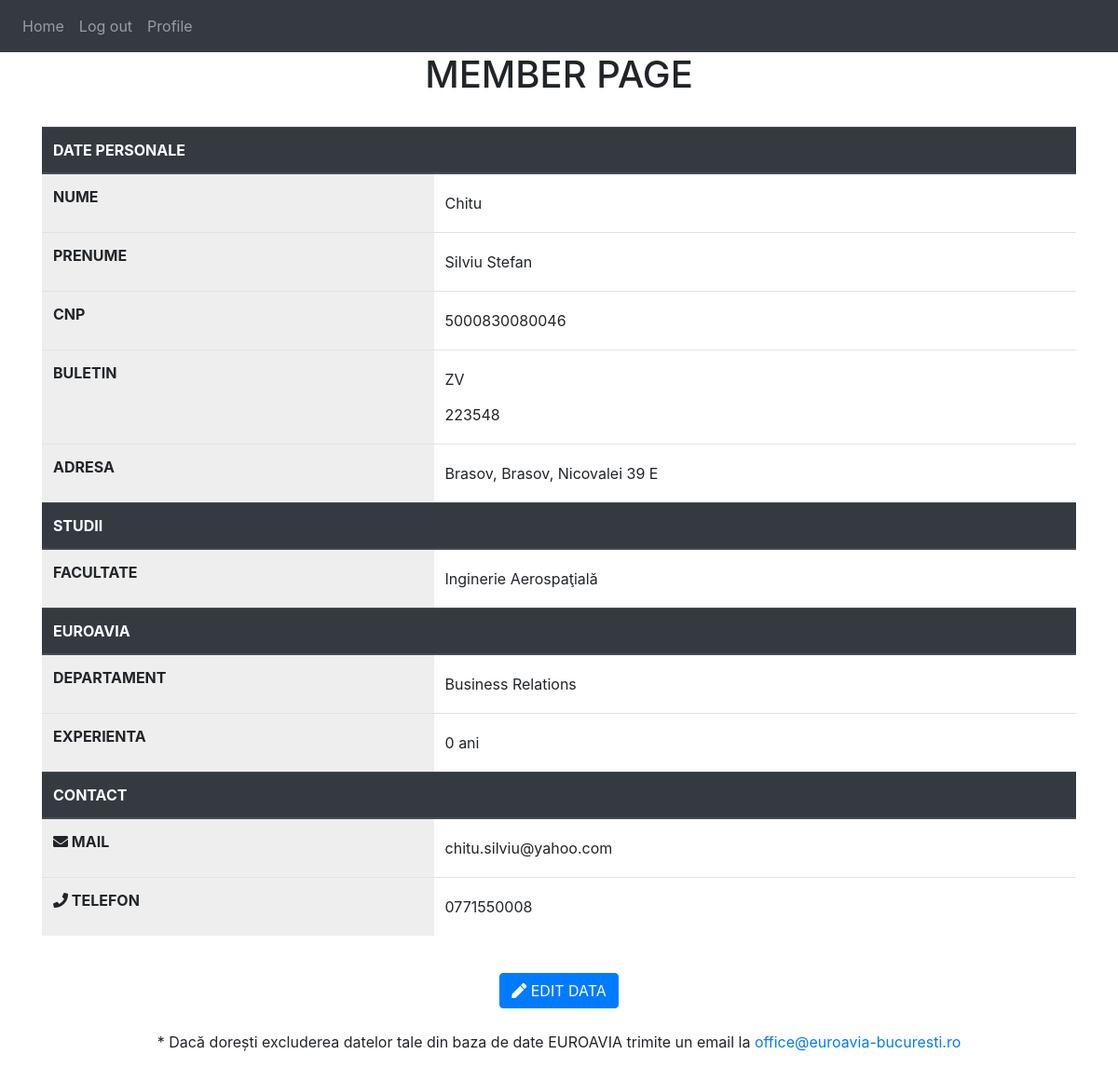
Screenshot of /member-page (signed in) with the database file from the repository.
### website/models.py (models this page shows, shortened)
class User(db.Model, UserMixin):
    id = db.Column(db.Integer, primary_key=True)
    credential_id = db.Column(db.Integer, db.ForeignKey('credentials.id'))
    last_name = db.Column(db.String(150))
    first_name = db.Column(db.String(150))
    CNP = db.Column(db.String(10))
    series = db.Column(db.String(150))
    number = db.Column(db.Integer())
    adress = db.Column(db.String(150))
    phonenumber = db.Column(db.String(150))
    college = db.Column(db.String(150))
    experience = db.Column(db.String(150))
    department = db.Column(db.String(150))
    subdepartment = db.Column(db.String(150))
    mention = db.Column(db.String(150))
    notes = db.relationship('Note')
    freshers = db.relationship('Freshers', uselist=False, back_populates = "child_freshers")
    acwo = db.relationship('AcWo', uselist=False, back_populates = "child_acwo")
    hss = db.relationship('HSS', back_populates="child_hss", uselist=False)
    aerocamp = db.relationship('AeroCamp', back_populates="child_aerocamp", uselist=False)
    rowo = db.relationship('RoWo', back_populates="child_rowo", uselist=False)
    drowo = db.relationship('DroWo', back_populates="child_drowo", uselist=False)
    acc = db.relationship('ACC', back_populates="child_acc", uselist=False)
    wica = db.relationship('WiCa', back_populates="child_wica", uselist=False)

class Credentials(db.Model, UserMixin):
    id = db.Column(db.Integer, primary_key=True)
    level = db.Column(db.String(50))
    email = db.Column(db.String(150), unique=True)
    password = db.Column(db.String(150))
    generated_password = db.Column(db.String(150))
    users = db.relationship('User', uselist=False, backref='credentials')

### website/views.py (the view)
@views.route('/member-page', methods=['GET'])
@login_required
def memberpage():
    return render_template("memberpage.html", user=current_user)

### website/__init__.py (called while the page is built)
def create_app():
    app = Flask(__name__)
    app.config['SECRET_KEY'] = 'un_cod_irelevant_la_nivelul_la_care_lucram'
    app.config['SQLALCHEMY_DATABASE_URI'] = f'sqlite:///{DB_PATH}'
    db.init_app(app)
    from .views import views
    from .auth import auth
    app.register_blueprint(views, url_prefix='/')
    app.register_blueprint(auth, url_prefix='/')
    from .models import User, Note, Credentials
    dirpath = app.instance_path + '/uploads'
    create_database(app)
    create_uploads(app, dirpath)
    login_manager = LoginManager()
    login_manager.login_view = 'auth.login'
    login_manager.init_app(app)
    @login_manager.user_loader
    def load_user(id):
        return Credentials.query.get(int(id))
    return app

### website/templates/memberpage.html (shortened to what this page needs)
{% extends "base.html" %}
{% block content %}
    {% if user.level == "USER" %}
      <h1 align ="center">MEMBER PAGE</h1>
      <br/>
      <form>
          <table class="table table-fixed">
              <thead class="thead-dark">
                <tr>
                  <th class="th-sm">DATE PERSONALE</th>
                  <th> </th>
                </tr>
              </thead>
              <tbody>
                <tr>
                  <th style="background-color: #eee;">NUME</th>
                  <td><input type="text" readonly class="form-control-plaintext" id="last_name" value="{{user.users.last_name}}"></td>
                </tr>
                <tr>
                  <th style="background-color: #eee;">PRENUME</th>
                  <td><input type="text" readonly class="form-control-plaintext" id="first_name" value="{{user.users.first_name}}"></td>
                </tr>
                <tr>
                  <th style="background-color: #eee;">CNP</th>
                  <td><input type="text" readonly class="form-control-plaintext" id="CNP" value="{{user.users.CNP}}"></td>
                </tr>
                <tr>
                  <th style="background-color: #eee;">BULETIN</th>
                  <td>
                      <input type="text" readonly class="form-control-plaintext" id="series" value="{{user.users.series}}">
                      <input type="text" readonly class="form-control-plaintext" id="number" value="{{user.users.number}}">
                  </td>
                </tr>
                <tr>
                  <th style="background-color: #eee;">ADRESA</th>
                  <td><input type="text" readonly class="form-control-plaintext" id="adress" value="{{user.users.adress}}"></td>
                </tr>
              </tbody>
              <thead class="thead-dark">
                  <tr>
                    <th class="th-sm">STUDII</th>
                    <th> </th>
                  </tr>
                </thead>
              <tbody>
                  <tr>
                    <th style="background-color: #eee;">FACULTATE</th>
                    <td><input type="text" readonly class="form-control-plaintext" id="college" value="{{user.users.college}}"></td>
                  </tr>
              </tbody>
              <thead class="thead-dark">
                  <tr>
                    <th class="th-sm">EUROAVIA</th>
                    <th> </th>
                  </tr>
                </thead>
              <tbody>
                  <tr>
                    <th style="background-color: #eee;">DEPARTAMENT</th>
                    <td><input type="text" readonly class="form-control-plaintext" id="department" value="{{user.users.department}}"></td>
                  </tr>
                  <tr>
                      <th style="background-color: #eee;">EXPERIENTA</th>
                      <td><input type="text" readonly class="form-control-plaintext" id="experience" value="{{user.users.experience}}"></td>
                    </tr>
              </tbody>
              <thead class="thead-dark">
                  <tr>
                    <th class="th-sm">CONTACT</th>
                    <th> </th>
                  </tr>
              </thead>
              <tbody>
                  <tr>
                    <th style="background-color: #eee;"><i class="fas fa-envelope"></i> MAIL</th>
                    <td><input type="text" readonly class="form-control-plaintext" id="email" value="{{user.email}}"></td>
                  </tr>
                  <tr>
                      <th style="background-color: #eee;"><i class="fas fa-phone"></i> TELEFON</th>
                      <td><input type="text" readonly class="form-control-plaintext" id="phonenumber" value="{{user.users.phonenumber}}"></td>
                    </tr>
              </tbody>
            </table>
          <br>
          <div class="text-center">
              <a class="btn btn-primary" id="edit-member-page" href="/edit-member-page"><i class="fas fa-pen"></i>  EDIT DATA</a>
          </div>
      </form>
      <br>
      <p align ='center'>* Dacă dorești excluderea datelor tale din baza de date EUROAVIA trimite un email la <a href="office@euroavia-bucuresti.ro" onclick="copyURI(event)">office@euroavia-bucuresti.ro</a> </p>
    {%else%}
      <br>
      <H2 align ='center'>The page you are looking for is unavailable!</H2>
    {%endif%}
{% endblock %}

### website/templates/base.html (shortened to what this page needs)
<!DOCTYPE html>
<html>
    <head>
        <link
        rel="stylesheet"
        href="https://stackpath.bootstrapcdn.com/bootstrap/4.4.1/css/bootstrap.min.css"
        />
        <link rel="stylesheet"
        href="https://use.fontawesome.com/releases/v5.7.0/css/all.css"
        />
        <link rel="stylesheet" href="https://cdnjs.cloudflare.com/ajax/libs/dropzone/5.7.1/min/dropzone.min.css"/>
    </head>
    <body>
        <nav class ="navbar navbar-expand-lg navbar-dark bg-dark">
            <div class="collapse navbar-collapse" id="navbar">
                <div class="navbar-nav">
                    {% if user.is_authenticated %}
                        <a class="nav-item nav-link" id="home" href="/">Home</a>
                        <a class="nav-item nav-link" id="logout" href="/logout">Log out</a>
                        {%if user.level == "USER" %}
                            <a class="nav-item nav-link" id="member-page" href="/member-page">Profile</a>
                        {%endif%}
                    {%else%}
                        <a class="nav-item nav-link" id="login" href="/login">Log in</a>
                    {% endif %}
                </div>
            </div>
        </nav>
        <div class ="container">
            {% block content %}
            {% endblock %}
        </div>
    </body>
</html>

### rows the page displays
User: users.last_name "Chitu", users.first_name "Silviu Stefan", users.CNP "5000830080046", users.series "ZV", users.number "223548", users.adress "Brasov, Brasov, Nicovalei 39 E", users.college "Inginerie Aerospaţială", users.department "Business Relations", users.experience "0 ani", users.phonenumber "0771550008"
Credentials: email "chitu.silviu@yahoo.com"
